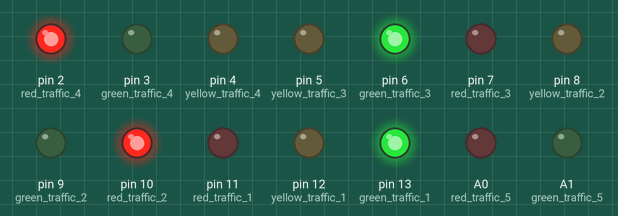
The sketch below on a simulated Arduino Uno, built with avr-gcc and run on an emulated ATmega328P. On the bench: output pins drawn as LEDs (lit = HIGH).

Above: at 0.5 s.
At 2.0 s:
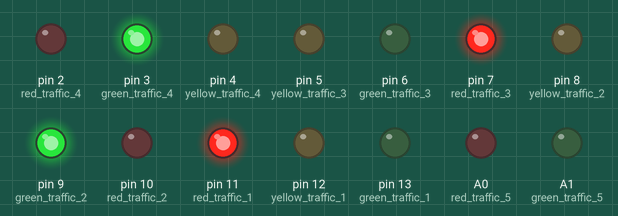
Timing chart, 0 to 9.1 s (numbered marks = the images above):
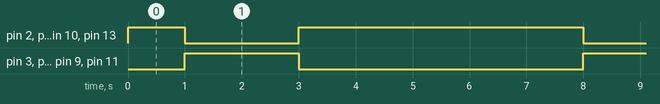

The sketch:

5_arduino_traffic_light.ino
```cpp
// Author: Egide Niyomukiza

// Initialis the traffix 1
int red_traffic_1 = 11;
int green_traffic_1 = 13;
int yellow_traffic_1 = 12;

// Initalise the traffic 2
int red_traffic_2 = 10;
int green_traffic_2 = 9;
int yellow_traffic_2 = 8;

// Initialise the traffic 3
int red_traffic_3 = 7;
int green_traffic_3 = 6;
int yellow_traffic_3 = 5;

// Initialise the traffic 4
int red_traffic_4 = 2;
int green_traffic_4 = 3;
int yellow_traffic_4 = 4;

// Initialise the traffic 5
int red_traffic_5 = A0;
int green_traffic_5 = A1;
int yellow_traffic_5 = A2;


void setup() {
  // Set all pins as output
  pinMode(red_traffic_1, OUTPUT);
  pinMode(green_traffic_1, OUTPUT);
  pinMode(yellow_traffic_1, OUTPUT);

  pinMode(red_traffic_2, OUTPUT);
  pinMode(green_traffic_2, OUTPUT);
  pinMode(yellow_traffic_2, OUTPUT);

  pinMode(red_traffic_3, OUTPUT);
  pinMode(green_traffic_3, OUTPUT);
  pinMode(yellow_traffic_3, OUTPUT);

  pinMode(red_traffic_4, OUTPUT);
  pinMode(green_traffic_4, OUTPUT);
  pinMode(yellow_traffic_4, OUTPUT);

  pinMode(red_traffic_5, OUTPUT);
  pinMode(green_traffic_5, OUTPUT);
  pinMode(yellow_traffic_5, OUTPUT);
}

// Endless loop
void loop() {
  digitalWrite(red_traffic_1, LOW);
  digitalWrite(green_traffic_1, HIGH);
  digitalWrite(yellow_traffic_1, LOW);

  digitalWrite(red_traffic_2, HIGH);
  digitalWrite(green_traffic_2, LOW);
  digitalWrite(yellow_traffic_2, LOW);

  digitalWrite(red_traffic_3, LOW);
  digitalWrite(green_traffic_3, HIGH);
  digitalWrite(yellow_traffic_3, LOW);

  digitalWrite(red_traffic_4, HIGH);
  digitalWrite(green_traffic_4, LOW);
  digitalWrite(yellow_traffic_4, LOW);

  analogWrite(red_traffic_5, HIGH);
  analogWrite(green_traffic_5, LOW);
  analogWrite(yellow_traffic_5, LOW);

  delay(1000);

  digitalWrite(red_traffic_1, HIGH);
  digitalWrite(green_traffic_1, LOW);
  digitalWrite(yellow_traffic_1, LOW);

  digitalWrite(red_traffic_2, LOW);
  digitalWrite(green_traffic_2, HIGH);
  digitalWrite(yellow_traffic_2, LOW);

  digitalWrite(red_traffic_3, HIGH);
  digitalWrite(green_traffic_3, LOW);
  digitalWrite(yellow_traffic_3, LOW);

  digitalWrite(red_traffic_4, LOW);
  digitalWrite(green_traffic_4, HIGH);
  digitalWrite(yellow_traffic_4, LOW);

  analogWrite(red_traffic_5, LOW);
  analogWrite(green_traffic_5, HIGH);
  analogWrite(yellow_traffic_5, LOW);

  delay(2000);

  digitalWrite(red_traffic_1, LOW);
  digitalWrite(green_traffic_1, HIGH);
  digitalWrite(yellow_traffic_1, LOW);

  digitalWrite(red_traffic_2, HIGH);
  digitalWrite(green_traffic_2, LOW);
  digitalWrite(yellow_traffic_2, LOW);

  digitalWrite(red_traffic_3, LOW);
  digitalWrite(green_traffic_3, HIGH);
  digitalWrite(yellow_traffic_3, LOW);

  digitalWrite(red_traffic_4, HIGH);
  digitalWrite(green_traffic_4, LOW);
  digitalWrite(yellow_traffic_4, LOW);

  analogWrite(red_traffic_5, HIGH);
  analogWrite(green_traffic_5, LOW);
  analogWrite(yellow_traffic_5, LOW);

  delay(2000);

  digitalWrite(red_traffic_1, LOW);
  digitalWrite(green_traffic_1, HIGH);
  digitalWrite(yellow_traffic_1, LOW);

  digitalWrite(red_traffic_2, HIGH);
  digitalWrite(green_traffic_2, LOW);
  digitalWrite(yellow_traffic_2, LOW);

  digitalWrite(red_traffic_3, LOW);
  digitalWrite(green_traffic_3, HIGH);
  digitalWrite(yellow_traffic_3, LOW);

  digitalWrite(red_traffic_4, HIGH);
  digitalWrite(green_traffic_4, LOW);
  digitalWrite(yellow_traffic_4, LOW);

  analogWrite(red_traffic_5, HIGH);
  analogWrite(green_traffic_5, LOW);
  analogWrite(yellow_traffic_5, LOW);

  delay(2000);
}
```

Measured:
- by itself, pin 2 (red_traffic_4), pin 6 (green_traffic_3), pin 10 (red_traffic_2), pin 13 (green_traffic_1): repeats every 7.0 s: LOW 2.0 s, HIGH 5.0 s
- by itself, pin 3 (green_traffic_4), pin 7 (red_traffic_3), pin 9 (green_traffic_2), pin 11 (red_traffic_1): alternates HIGH for 2.0 s and LOW for 5.0 s
